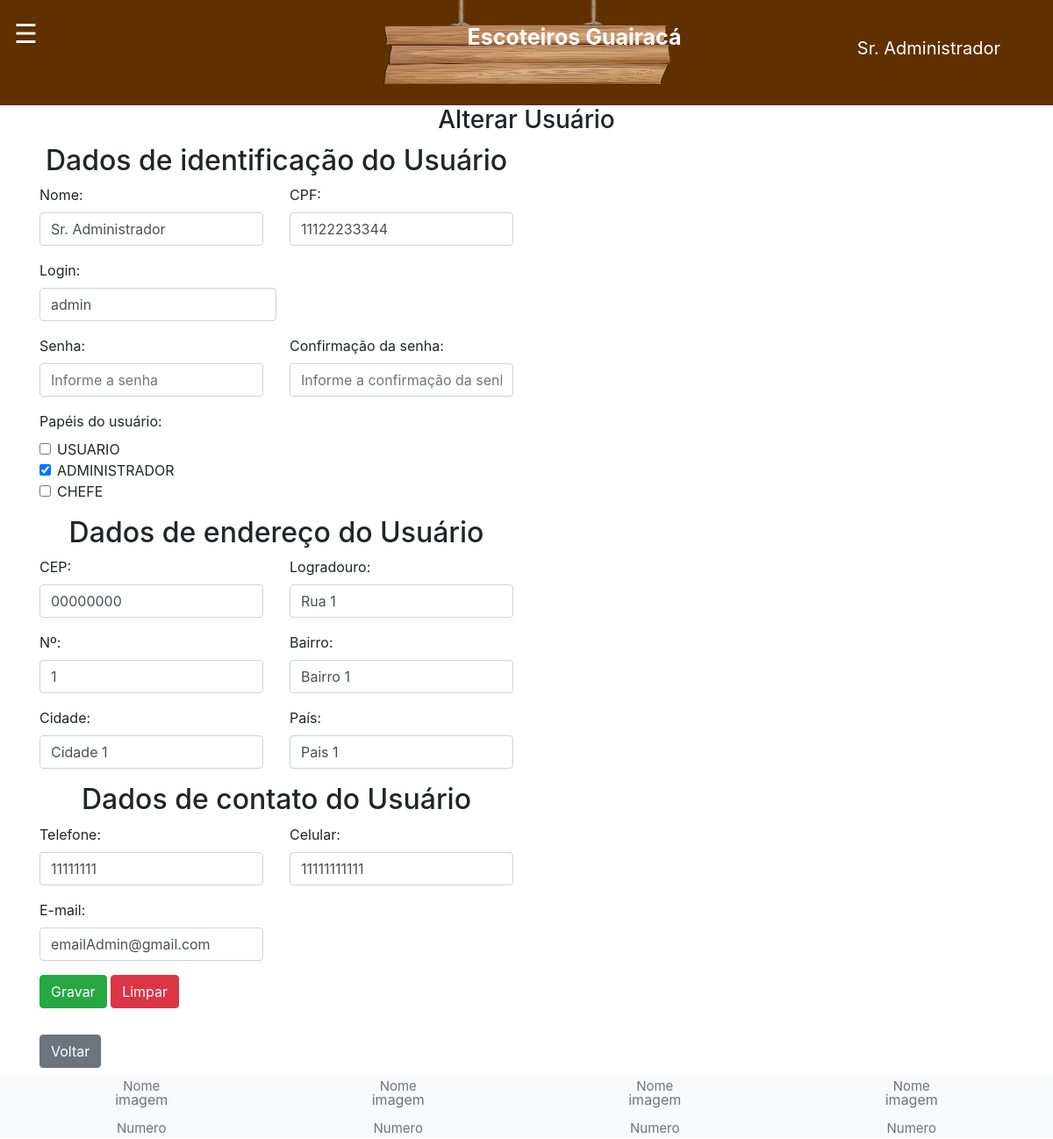
The app's page /app/controller/UsuarioController.php?action=edit&id=1 (signed in) with its own data.
### tables this page shows
CREATE TABLE tb_usuarios ( 
  id_usuario int AUTO_INCREMENT, 
  id_endereco int NOT NULL,
  id_contato int NOT NULL,
  id_alcateia int NOT NULL,
  nome varchar(70) NOT NULL, 
  cpf char(11) NOT NULL,
  login varchar(15) NOT NULL,
  senha varchar(15) NOT NULL,
  papeis varchar(255),
  status_usuario varchar(70) NOT NULL DEFAULT 'ATIVO',
  PRIMARY KEY (id_usuario),
  FOREIGN KEY (id_endereco) REFERENCES tb_enderecos (id_endereco),
  FOREIGN KEY (id_contato) REFERENCES tb_contatos (id_contato),
  FOREIGN KEY (id_alcateia) REFERENCES tb_alcateias (id_alcateia),
  CONSTRAINT uk_usuarios UNIQUE (login)
);

CREATE TABLE tb_enderecos (
  id_endereco int AUTO_INCREMENT,
  cep CHAR(9) NOT NULL,
  logradouro VARCHAR(255) NOT NULL,
  numero_endereco int NOT NULL,
  bairro VARCHAR(100) NOT NULL,
  cidade VARCHAR(100) NOT NULL,
  pais VARCHAR(45) NOT NULL,
  PRIMARY KEY (id_endereco)
);

CREATE TABLE tb_contatos (
  id_contato int AUTO_INCREMENT,
  telefone CHAR(10),
  celular CHAR(11) NOT NULL,
  email VARCHAR(100),
  PRIMARY KEY (id_contato)
);

### app/view/usuario/form.php (the view, shortened to what the rows shown need)
<?php
require_once(__DIR__ . "/../include/header.php");
?>
<?php require_once(__DIR__ . "/../include/menu.php"); ?>
<h3 class="text-center">
    <?php if($dados['id'] == 0) echo "Inserir"; else echo "Alterar"; ?>
    Usuário
</h3>
<div class="container">
    <div class="row" style="margin-top: 10px;">
        <div class="col-6">
            <form id="frmUsuario" method="POST"
                action="<?= BASEURL ?>/controller/UsuarioController.php?action=save" >
                <h2 class="text-center">
                    Dados de identificação do Usuário
                </h2>
                <div class="row">
                    <div class="form-group col-6">
                        <label for="txtNome">Nome:</label>
                        <input class="form-control" type="text" id="txtNome" name="nome"
                            maxlength="70" placeholder="Informe o nome"
                            value="<?php
                                echo (isset($dados['usuario']) ? $dados['usuario']->getNome(): "");
                            ?>" />
                    </div>
                    <div class="form-group col-6">
                        <label for="txtCpf">CPF:</label>
                        <input class="form-control" type="text" id="txtCpf" name="cpf"
                            maxlength="11" placeholder="Informe o CPF"
                            value="<?php
                                echo (isset($dados['usuario']) ? $dados['usuario']->getCpf(): "");
                            ?>" />
                    </div>
                </div>
                <div class="form-group"  style="width: 50%;">
                    <label for="txtLogin">Login:</label>
                    <input class="form-control" type="text" id="txtLogin" name="login"
                        maxlength="15" placeholder="Informe o login"
                        value="<?php
                            echo (isset ($dados['usuario'])? $dados['usuario']->getLogin(): "");
                        ?>"/>
                </div>
                <div class="row">
                    <div class="form-group col-6">
                        <label for="txtSenha">Senha:</label>
                        <input class="form-control" type="password" id="txtPassword" name="senha"
                            maxlength="15" placeholder="Informe a senha"
                            value="<?php
                                echo (isset ($dados['usuario'])? $dados['usuario']->getSenha(): "");
                            ?>"/>
                    </div>
                    <div class="form-group col-6">
                        <label for="txtConfSenha">Confirmação da senha:</label>
                        <input class="form-control" type="password" id="txtConfSenha" name="conf_senha"
                            maxlength="15" placeholder="Informe a confirmação da senha"
                            value="<?php
                                echo (isset ($dados['confSenha'])? $dados['confSenha'] : "");
                            ?>"/>
                    </div>
                </div>
                <div class="form-group">
                    <label>Papéis do usuário:</label>
                    <?php foreach($dados["papeis"] as $papel):?>
                        <div class="form-check">
                            <input type="checkbox" class="form-check-input" name="<?= $papel?>" id="<?= 'ckc' . $papel?>"
                                <?php
                                    if(isset($dados['usuario']) && in_array($papel, $dados['usuario']->getPapeisAsArray()))
                                        echo "checked";
                                ?>
                            />
                            <label for="<?= 'ckc' . $papel?>" id="<?= 'ckc' . $papel?>" class="form-check-label"><?= $papel?></label>
                        </div>
                        <?php endforeach; ?>
                </div>
                <h2 class="text-center">
                    Dados de endereço do Usuário
                </h2>
                <div class="row">
                    <div class="form-group col-6">
                        <label for="txtCep">CEP:</label>
                        <input class="form-control" type="text" id="txtCep" name="cep"
                            maxlength="9" placeholder="Informe o CEP, ex: 00000-000"
                            value="<?php
                                echo (isset ($dados['usuario'])? $dados['usuario']->getEndereco()->getCep(): "");
                        ?>" />
                    </div>
                    <div class="form-group col-6">
                        <label for="txtLogradouro">Logradouro:</label>
                        <input class="form-control" type="text" id="txtLogradouro" name="logradouro"
                            maxlength="255" placeholder="Informe o logradouro, ex: Rua, Avenida, etc"
                            value="<?php
                                echo (isset ($dados['usuario'])? $dados['usuario']->getEndereco()->getLogradouro(): "");
                        ?>" />
                    </div>
                </div>
                <div class="row">
                    <div class="form-group col-6">
                        <label for="numeroEndereco">Nº:</label>
                        <input class="form-control" type="number" id="numeroEndereco" name="numeroEndereco"
                            maxlength="5" placeholder="Informe o número"
                            value="<?php
                                echo (isset ($dados['usuario'])? $dados['usuario']->getEndereco()->getNumeroEndereco(): "");
                        ?>" />
                    </div>
                    <div class="form-group col-6">
                        <label for="txtBairro">Bairro:</label>
                        <input class="form-control" type="text" id="txtBairro" name="bairro"
                            maxlength="100" placeholder="Informe o Bairro"
                            value="<?php
                                echo (isset ($dados['usuario'])? $dados['usuario']->getEndereco()->getBairro(): "");
                        ?>" />
                    </div>
                </div>
                <div class="row">
                    <div class="form-group col-6">
                        <label for="txtCidade">Cidade:</label>
                        <input class="form-control" type="text" id="txtCidade" name="cidade"
                            maxlength="100" placeholder="Informe a cidade"
                            value="<?php
                                echo (isset ($dados['usuario'])? $dados['usuario']->getEndereco()->getCidade(): "");
                        ?>" />
                    </div>
                    <div class="form-group col-6">
                        <label for="txtPais">País:</label>
                        <input class="form-control" type="text" id="txtPais" name="pais"
                            maxlength="45" placeholder="Informe o País"
                            value="<?php
                                echo (isset ($dados['usuario'])? $dados['usuario']->getEndereco()->getPais(): "");
                        ?>" />
                    </div>
                </div>
                <h2 class="text-center">
                    Dados de contato do Usuário
                </h2>
                <div class="row">
                    <div class="form-group col-6">
                        <label for="txtTelefone">Telefone:</label>
                        <input class="form-control" type="text" id="txtTelefone" name="telefone"
                            maxlength="10" placeholder="Informe um telefone"
                            value="<?php
                                echo (isset ($dados['usuario'])? $dados['usuario']->getContato()->getTelefone(): "");
                        ?>" />
                    </div>
                    <div class="form-group col-6">
                        <label for="txtCelular">Celular:</label>
                        <input class="form-control" type="txt" id="txtCelular" name="celular"
                            maxlength="11" placeholder="Informe um celular"
                            value="<?php
                               echo (isset ($dados['usuario'])? $dados['usuario']->getContato()->getCelular(): "");
                        ?>" />
                    </div>
                </div>
                <div class="row">
                    <div class="form-group col-6">
                        <label for="txtEmail">E-mail:</label>
                        <input class="form-control" type="email" id="txtEmail" name="email"
                            maxlength="100" placeholder="Informe um e-mail"
                            value="<?php
                                echo (isset ($dados['usuario'])? $dados['usuario']->getContato()->getEmail(): "");
                        ?>" />
                    </div>
                </div>
                <button type="submit" class="btn btn-success">Gravar</button>
                <button type="reset" class="btn btn-danger">Limpar</button>
            </form>
        </div>
        <div class="col-6">
        </div>
    </div>
    <div class="row" style="margin-top: 30px;">
        <div class="col-12">
        <a class="btn btn-secondary"
                href="<?= BASEURL ?>/controller/UsuarioController.php?action=list">Voltar</a>
        </div>
    </div>
</div>
<?php
require_once(__DIR__ . "/../include/footer.php");
?>

### records on screen
tb_usuarios: nome "Sr. Administrador", cpf "11122233344", login "admin", papeis "☑"
tb_enderecos: cep "00000000", logradouro "Rua 1", numeroEndereco "1", bairro "Bairro 1", cidade "Cidade 1", pais "Pais 1"
tb_contatos: telefone "11111111", celular "11111111111", email "emailAdmin@gmail.com"

### other values on screen
$nome "Sr. Administrador"
$papel "USUARIO"
$papel "ADMINISTRADOR"
$papel "CHEFE"
